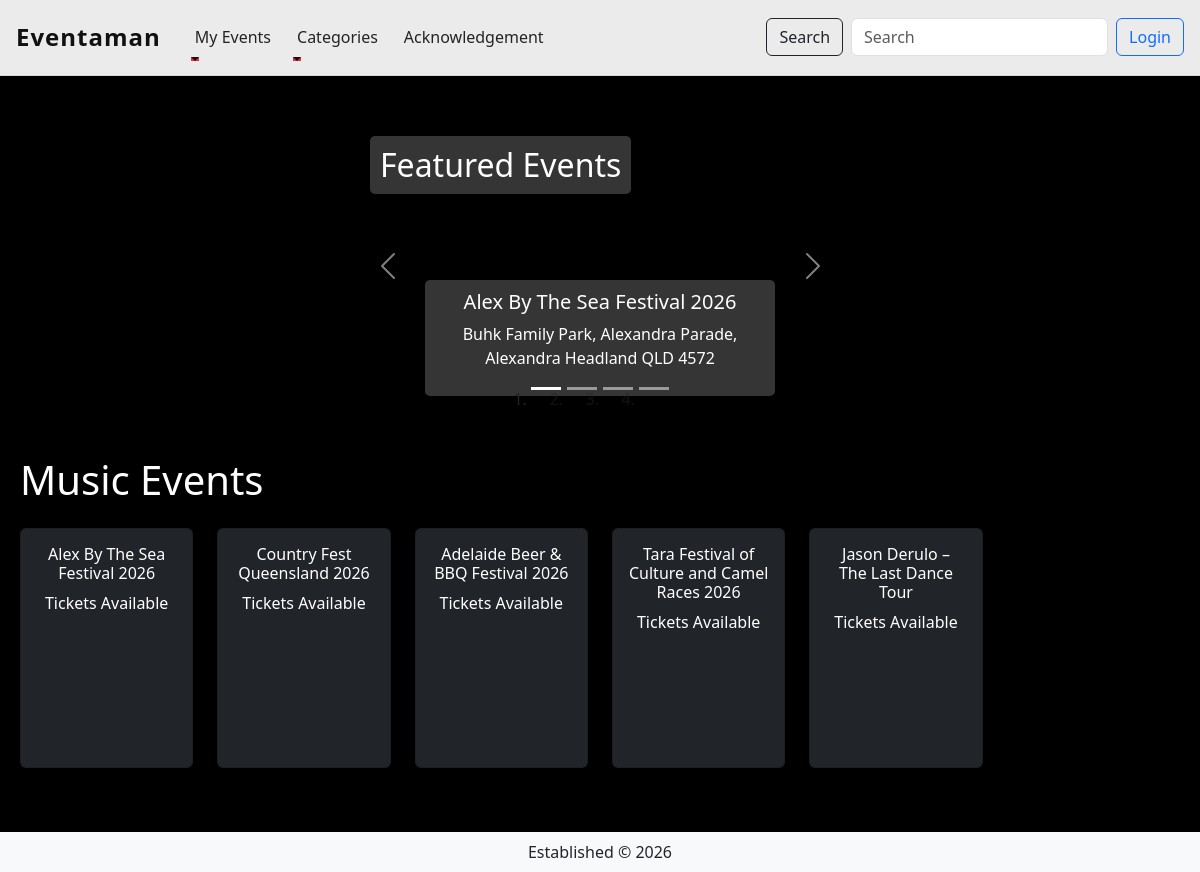
The app's page /events/category/music, older data.
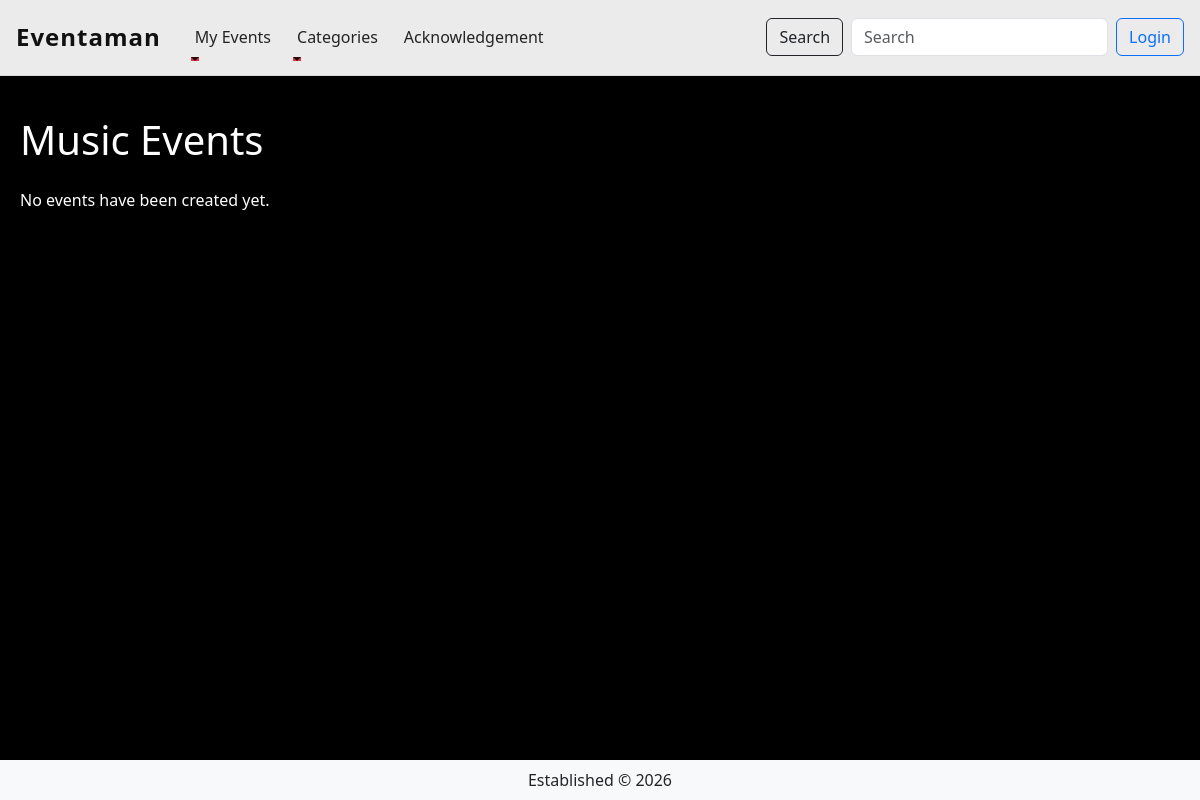
The same page, newer data.
### event_management/models.py (models this page shows)
class Event(db.Model):
    __tablename__ = 'events'
    id = db.Column(db.Integer, primary_key=True)
    vendor_id = db.Column(db.Integer, db.ForeignKey('users.id'), nullable=False)
    name = db.Column(db.String(100), nullable=False)
    organisation_name = db.Column(db.String(100), nullable=True)
    description = db.Column(db.Text, nullable=False)
    category = db.Column(db.String(50), nullable=False)
    price = db.Column(db.String(20))
    date = db.Column(db.DateTime, nullable=False)
    status = db.Column(db.String(50), default='Open')
    price = db.Column(db.Float)
    images = db.relationship('EventImage', back_populates='event', cascade='all, delete-orphan')
    comments = db.relationship('Comment', back_populates='event', cascade='all, delete-orphan')
    location_id = db.Column(db.Integer, db.ForeignKey('locations.id'), nullable=False)
    location = db.relationship('Location', back_populates='events')
    tickets_available = db.Column(db.Integer, nullable=False)
    tickets_sold = db.Column(db.Integer, nullable=False, default=0)
    bookings = db.relationship('Booking', back_populates='event', cascade='all, delete-orphan')
    acknowledgement_type = db.Column(db.String(20), nullable=False, default='none')
    acknowledgement_traditional_custodians = db.Column(db.String(200), nullable=True)
    acknowledgement_statement = db.Column(db.Text, nullable=True)
    acknowledgement_researched = db.Column(db.Boolean, default=False)
    acknowledgement_not_welcome = db.Column(db.Boolean, default=False)
    acknowledgement_respectful = db.Column(db.Boolean, default=False)
    @property
    def tickets_remaining(self):
        return self.tickets_available - self.tickets_sold

class Location(db.Model):
    __tablename__ = 'locations'
    id = db.Column(db.Integer, primary_key=True)
    address = db.Column(db.String(150), nullable=False)
    state_territory = db.Column(db.String(10), nullable=False)
    postcode = db.Column(db.Integer, nullable=False)
    events = db.relationship('Event', back_populates='location')

### event_management/events.py (the view)
@eventbp.route('/category/<category>')
def category(category):
    events = Event.query.filter_by(category=category).order_by(Event.date.asc()).all()
    return render_template('index.html', events=events, featured_events=events[:4], selected_category=category)

### event_management/templates/index.html (shortened to what this page needs)
{% extends "base.html" %}
{% block content %}
{% if featured_events %}
<div id="carouselExampleCaptions" class="carousel slide position-relative" data-bs-ride="carousel" data-bs-interval="3000">
    <h1 class="position-absolute"
        style="top: 20px; left: 20px; color: white; z-index: 10; font-size: 2rem; background-color: rgba(67, 67, 67, 0.8); padding: 10px; border-radius: 5px;">
        Featured Events
    </h1>
    <ol class="carousel-indicators">
        {% for event in featured_events %}
        <li data-bs-target="#carouselExampleCaptions"
            data-bs-slide-to="{{ loop.index0 }}"
            class="{% if loop.first %}active{% endif %}">
        </li>
        {% endfor %}
    </ol>
    <div class="carousel-inner">
        {% for event in featured_events %}
        <div class="carousel-item {% if loop.first %}active{% endif %}">
            <div class="carousel-caption d-none d-md-block">
                <h5>{{ event.name }}</h5>
                <p>{{ event.location.address }}</p>
            </div>
        </div>
        {% endfor %}
    </div>
    <button class="carousel-control-prev" type="button" data-bs-target="#carouselExampleCaptions" data-bs-slide="prev">
        <span class="carousel-control-prev-icon" aria-hidden="true"></span>
    </button>
    <button class="carousel-control-next" type="button" data-bs-target="#carouselExampleCaptions" data-bs-slide="next">
        <span class="carousel-control-next-icon" aria-hidden="true"></span>
    </button>
</div>
{% endif %}
<div class="city-heading text-white">
    <div class="d-flex align-items-center justify-content-between mb-3">
        <h1>
            {% if selected_category %}
                {{ selected_category.title() }} Events
            {% else %}
                Events
            {% endif %}
        </h1>
    </div>
    <div class="row">
        {% for event in events %}
        <div class="col-md-2 mb-4">
            <a class="card index-card bg-dark text-white text-decoration-none"
               href="{{ url_for('events.show', id=event.id) }}">
                <div class="card-body text-center">
                    <h6 class="card-title">{{ event.name }}</h6>
                    {% if event.tickets_remaining is defined %}
                        {% if event.tickets_remaining > 0 %}
                            <h8 class="card-title">Tickets Available</h8>
                        {% else %}
                            <h8 class="card-title">Sold Out</h8>
                        {% endif %}
                    {% else %}
                        <h8 class="card-title">Tickets Available</h8>
                    {% endif %}
                </div>
            </a>
        </div>
        {% else %}
        <div class="col-12">
            <p>No events have been created yet.</p>
        </div>
        {% endfor %}
    </div>
</div>
{% endblock %}

### event_management/templates/base.html (shortened to what this page needs)
<!doctype html>
<html lang='en'>
<head>
    <link href="https://cdn.jsdelivr.net/npm/bootstrap@5.3.0-alpha3/dist/css/bootstrap.min.css" rel="stylesheet"
>
    <link rel="stylesheet" href="https://cdn.jsdelivr.net/npm/bootstrap-icons@1.11.3/font/bootstrap-icons.min.css">
    <link rel="stylesheet" href="{{ url_for('static', filename='css/stylesheet.css') }}">
</head>
<body>
    <div class="page-wrapper">
        <nav class="navbar navbar-expand-lg sticky-top">
            <a class="navbar-brand ms-3" href="/">Eventaman</a>
            <div class="collapse navbar-collapse" id="navbarSupportedContent">
                <ul class="navbar-nav me-auto">
                    <li class="nav-item dropdown">
                        <a class="nav-link dropdown-toggle" href="#" id="navbarDropdownEvents" role="button"
                            data-bs-toggle="dropdown" aria-haspopup="true" aria-expanded="false">
                            My Events
                        </a>
                    </li>
                    <li class="nav-item dropdown">
                        <a class="nav-link dropdown-toggle" href="#" id="navbarDropdown" role="button"
                            data-bs-toggle="dropdown" aria-haspopup="true" aria-expanded="false">
                            Categories
                        </a>
                    </li>
                    <li class="nav-item">
                        <a class="nav-link" href="{{ url_for('events.acknowledgement') }}">
                            Acknowledgement
                        </a>
                    </li>
                </ul>
                <div class="d-flex align-items-center gap-2 ms-auto">
                    <button class="btn btn-outline-dark my-2 my-sm-0" type="submit">Search</button>
                    <input class="form-control" type="search" placeholder="Search" aria-label="Search">
                    {% if current_user.is_authenticated %}
                    <a class="btn btn-outline-primary my-2 my-sm-0 me-3" href="{{ url_for('auth.logout') }}">Logout</a>
                    {% else %}
                    <a class="btn btn-outline-primary my-2 my-sm-0 me-3" href="{{ url_for('auth.login') }}">Login</a>
                    {% endif %}
                </div>
            </div>
        </nav>
        <main>
            {% block content %}
            {% endblock %}
        </main>
        <footer class="footer">
            <div class="text-center py-2 bg-light">
                <span class="text-dark">Established &copy; 2026</span>
            </div>
        </footer>
    </div>
</body>
</html>

### event_management/static/css/stylesheet.css (style rules this page uses)
html, body { height: 100%; }
.page-wrapper { min-height: 100%; display: flex; flex-direction: column; }
main { flex: 1; padding: 20px 0; }
.footer { margin-top: auto; }
body { background-color: black; overflow-x: hidden; }
.navbar { background: rgba(255, 255, 255, 0.92) !important; backdrop-filter: blur(10px); border-bottom: 1px solid rgba(0,0,0,0.08); padding-top: 0.9rem; padding-bottom: 0.9rem; box-shadow: 0 2px 10px rgba(0,0,0,0.08); }
.navbar-brand { font-size: 1.5rem; font-weight: 700; letter-spacing: 1px; color: #111111 !important; }
.nav-link { color: rgba(0,0,0,0.85) !important; font-weight: 500; margin-left: 10px; position: relative; }
.nav-link::after { content: ''; position: absolute; left: 0; bottom: -4px; width: 0%; height: 2px; background: #dc3545; }
.city-heading { padding: 20px; }

Row changes from the older to the newer data that the page shows:
removed Event: name "Alex By The Sea Festival 2026", location.address "Buhk Family Park, Alexandra Parade, Alexandra Headland QLD 4572", tickets_available "Tickets Available"
removed Event: name "Country Fest Queensland 2026", tickets_available "Tickets Available"
removed Event: name "Adelaide Beer & BBQ Festival 2026", tickets_available "Tickets Available"
removed Event: name "Tara Festival of Culture and Camel Races 2026", tickets_available "Tickets Available"
removed Event: name "Jason Derulo – The Last Dance Tour", tickets_available "Tickets Available", shown under "Music Events"
Text that changed along with them:
text no longer shown: "Featured Events"
text now shown: "No events have been created yet."
